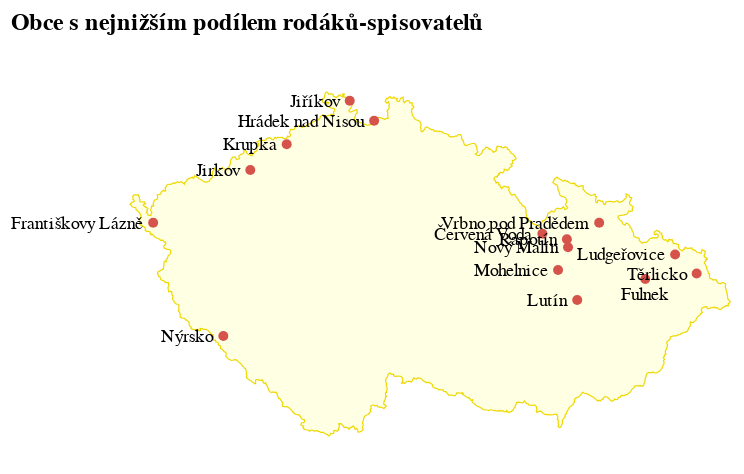

Notebook source saved alongside this figure:
### Code cell
nad3000_chvost = mapka(
    filtr=final.filter(pl.col('obyvatel') > 3000).filter(pl.col("rodna_obec") != "Chodov").drop_nulls().sort(by='knih/obyvatel',descending=False), 
    vpravo=[],
    nadpis=["Obce s nejnižším podílem rodáků-spisovatelů"],
    podnadpis=None,
    bez_porodnic=False,
    kolik=15,
    shift=['Uničov','Fulnek']
)

nad3000_chvost

### Figure 1 — Vega-Lite specification as saved in the notebook (floating-point values rounded to 4 significant figures; data arrays with more than 128 entries replaced by an {"elided": "..."} marker saying what was removed)
{"config": {"title": {"font": "Noticia Text", "fontSize": 12, "anchor": "start", "lineHeight": 19, "fontWeight": "bolder", "subtitleFont": "Noticia Text", "subtitleFontSize": 10, "subtitleLineHeight": 15, "subtitlePadding": 10, "dy": -10}, "axis": {"labelFont": "Asap", "titleFont": "Asap", "fontWeight": "lighter", "titleFontWeight": "lighter", "labelFontSize": 9, "titleFontSize": 9, "labelPadding": 2, "titlePadding": 9, "domainOpacity": 0, "tickColor": "#DCDDD6"}, "legend": {"labelFont": "Asap", "labelFontWeight": "normal", "titleFont": "Asap", "titleFontWeight": "normal", "labelFontSize": 9, "titleFontSize": 9}}, "layer": [{"data": {"values": [{"id": "0", "type": "Feature", "properties": {}, "geometry": {"type": "Polygon", "coordinates": {"elided": "1x1056x2 float values"}}, "bbox": [12.09, 48.55, 18.86, 51.06]}]}, "mark": {"type": "geoshape", "fill": "#FFFFE4", "filled": true, "stroke": "#EED801", "strokeWidth": 0.6}, "title": {"text": ["Obce s nejnižším podílem rodáků-spisovatelů"]}}, {"data": {"name": "data-9c04f5fbdc8ec7618eab0a103074f38c"}, "mark": {"type": "circle", "color": "#D6534B", "opacity": 1, "size": 25}, "encoding": {"latitude": {"field": "latitude", "type": "quantitative"}, "longitude": {"field": "longitude", "type": "quantitative"}}}, {"data": {"name": "data-d751713988987e9331980363e24189ce"}, "mark": {"type": "circle", "color": "#D6534B", "opacity": 0.5, "size": 25}, "encoding": {"latitude": {"field": "latitude", "type": "quantitative"}, "longitude": {"field": "longitude", "type": "quantitative"}}}, {"data": {"name": "data-d751713988987e9331980363e24189ce"}, "mark": {"type": "text", "align": "left", "baseline": "middle", "dx": 5, "dy": 0, "font": "Asap", "fontSize": 9}, "encoding": {"latitude": {"field": "latitude", "type": "quantitative"}, "longitude": {"field": "longitude", "type": "quantitative"}, "text": {"field": "rodna_obec", "type": "nominal"}}}, {"data": {"name": "data-a1c773f06c9936d6186ccd59498bd75d"}, "mark": {"type": "text", "align": "right", "baseline": "middle", "dx": -5, "dy": 0, "font": "Asap", "fontSize": 9}, "encoding": {"latitude": {"field": "latitude", "type": "quantitative"}, "longitude": {"field": "longitude", "type": "quantitative"}, "text": {"field": "rodna_obec", "type": "nominal"}}}, {"data": {"name": "data-5709c46c2d227c7c85d113a75c77f475"}, "mark": {"type": "text", "align": "center", "baseline": "middle", "dx": 0, "dy": 7.5, "font": "Asap", "fontSize": 9}, "encoding": {"latitude": {"field": "latitude", "type": "quantitative"}, "longitude": {"field": "longitude", "type": "quantitative"}, "text": {"field": "rodna_obec", "type": "nominal"}}}], "height": 200, "width": 300, "$schema": "https://vega.github.io/schema/vega-lite/v5.8.0.json", "datasets": {"data-9c04f5fbdc8ec7618eab0a103074f38c": [{"rodna_obec": "Krupka", "knih": 1, "rodna_obec_right": "Krupka", "rodaku": 1, "name": "Krupka", "obyvatel": 12779, "longitude": 13.86, "latitude": 50.68, "rodaku/obyvatel": 7.825e-05, "knih/obyvatel": 7.825e-05, "delka_nazvu": 6}, {"rodna_obec": "Františkovy Lázně", "knih": 1, "rodna_obec_right": "Františkovy Lázně", "rodaku": 1, "name": "Františkovy Lázně", "obyvatel": 5783, "longitude": 12.35, "latitude": 50.12, "rodaku/obyvatel": 0.0001729, "knih/obyvatel": 0.0001729, "delka_nazvu": 17}, {"rodna_obec": "Nový Malín", "knih": 1, "rodna_obec_right": "Nový Malín", "rodaku": 1, "name": "Nový Malín", "obyvatel": 3731, "longitude": 17.03, "latitude": 49.94, "rodaku/obyvatel": 0.000268, "knih/obyvatel": 0.000268, "delka_nazvu": 10}, {"rodna_obec": "Jiříkov", "knih": 1, "rodna_obec_right": "Jiříkov", "rodaku": 1, "name": "Jiříkov", "obyvatel": 3538, "longitude": 14.57, "latitude": 51.0, "rodaku/obyvatel": 0.0002826, "knih/obyvatel": 0.0002826, "delka_nazvu": 7}, {"rodna_obec": "Rapotín", "knih": 1, "rodna_obec_right": "Rapotín", "rodaku": 1, "name": "Rapotín", "obyvatel": 3314, "longitude": 17.02, "latitude": 50.0, "rodaku/obyvatel": 0.0003018, "knih/obyvatel": 0.0003018, "delka_nazvu": 7}, {"rodna_obec": "Lutín", "knih": 1, "rodna_obec_right": "Lutín", "rodaku": 1, "name": "Lutín", "obyvatel": 3234, "longitude": 17.14, "latitude": 49.56, "rodaku/obyvatel": 0.0003092, "knih/obyvatel": 0.0003092, "delka_nazvu": 5}, {"rodna_obec": "Červená Voda", "knih": 1, "rodna_obec_right": "Červená Voda", "rodaku": 1, "name": "Červená Voda", "obyvatel": 3007, "longitude": 16.74, "latitude": 50.04, "rodaku/obyvatel": 0.0003326, "knih/obyvatel": 0.0003326, "delka_nazvu": 12}, {"rodna_obec": "Nýrsko", "knih": 2, "rodna_obec_right": "Nýrsko", "rodaku": 2, "name": "Nýrsko", "obyvatel": 5113, "longitude": 13.14, "latitude": 49.29, "rodaku/obyvatel": 0.0003912, "knih/obyvatel": 0.0003912, "delka_nazvu": 6}, {"rodna_obec": "Ludgeřovice", "knih": 2, "rodna_obec_right": "Ludgeřovice", "rodaku": 1, "name": "Ludgeřovice", "obyvatel": 4980, "longitude": 18.24, "latitude": 49.89, "rodaku/obyvatel": 0.0002008, "knih/obyvatel": 0.0004016, "delka_nazvu": 11}, {"rodna_obec": "Jirkov", "knih": 8, "rodna_obec_right": "Jirkov", "rodaku": 3, "name": "Jirkov", "obyvatel": 19323, "longitude": 13.45, "latitude": 50.5, "rodaku/obyvatel": 0.0001553, "knih/obyvatel": 0.000414, "delka_nazvu": 6}, {"rodna_obec": "Vrbno pod Pradědem", "knih": 2, "rodna_obec_right": "Vrbno pod Pradědem", "rodaku": 2, "name": "Vrbno pod Pradědem", "obyvatel": 4752, "longitude": 17.38, "latitude": 50.12, "rodaku/obyvatel": 0.0004209, "knih/obyvatel": 0.0004209, "delka_nazvu": 18}, {"rodna_obec": "Fulnek", "knih": 3, "rodna_obec_right": "Fulnek", "rodaku": 2, "name": "Fulnek", "obyvatel": 5516, "longitude": 17.9, "latitude": 49.71, "rodaku/obyvatel": 0.0003626, "knih/obyvatel": 0.0005439, "delka_nazvu": 6}, {"rodna_obec": "Těrlicko", "knih": 3, "rodna_obec_right": "Těrlicko", "rodaku": 2, "name": "Těrlicko", "obyvatel": 4841, "longitude": 18.48, "latitude": 49.75, "rodaku/obyvatel": 0.0004131, "knih/obyvatel": 0.0006197, "delka_nazvu": 8}, {"rodna_obec": "Mohelnice", "knih": 6, "rodna_obec_right": "Mohelnice", "rodaku": 4, "name": "Mohelnice", "obyvatel": 9572, "longitude": 16.92, "latitude": 49.78, "rodaku/obyvatel": 0.0004179, "knih/obyvatel": 0.0006268, "delka_nazvu": 9}, {"rodna_obec": "Hrádek nad Nisou", "knih": 5, "rodna_obec_right": "Hrádek nad Nisou", "rodaku": 2, "name": "Hrádek nad Nisou", "obyvatel": 7932, "longitude": 14.84, "latitude": 50.85, "rodaku/obyvatel": 0.0002521, "knih/obyvatel": 0.0006304, "delka_nazvu": 16}], "data-d751713988987e9331980363e24189ce": [], "data-a1c773f06c9936d6186ccd59498bd75d": [{"rodna_obec": "Krupka", "knih": 1, "rodna_obec_right": "Krupka", "rodaku": 1, "name": "Krupka", "obyvatel": 12779, "longitude": 13.86, "latitude": 50.68, "rodaku/obyvatel": 7.825e-05, "knih/obyvatel": 7.825e-05, "delka_nazvu": 6}, {"rodna_obec": "Františkovy Lázně", "knih": 1, "rodna_obec_right": "Františkovy Lázně", "rodaku": 1, "name": "Františkovy Lázně", "obyvatel": 5783, "longitude": 12.35, "latitude": 50.12, "rodaku/obyvatel": 0.0001729, "knih/obyvatel": 0.0001729, "delka_nazvu": 17}, {"rodna_obec": "Nový Malín", "knih": 1, "rodna_obec_right": "Nový Malín", "rodaku": 1, "name": "Nový Malín", "obyvatel": 3731, "longitude": 17.03, "latitude": 49.94, "rodaku/obyvatel": 0.000268, "knih/obyvatel": 0.000268, "delka_nazvu": 10}, {"rodna_obec": "Jiříkov", "knih": 1, "rodna_obec_right": "Jiříkov", "rodaku": 1, "name": "Jiříkov", "obyvatel": 3538, "longitude": 14.57, "latitude": 51.0, "rodaku/obyvatel": 0.0002826, "knih/obyvatel": 0.0002826, "delka_nazvu": 7}, {"rodna_obec": "Rapotín", "knih": 1, "rodna_obec_right": "Rapotín", "rodaku": 1, "name": "Rapotín", "obyvatel": 3314, "longitude": 17.02, "latitude": 50.0, "rodaku/obyvatel": 0.0003018, "knih/obyvatel": 0.0003018, "delka_nazvu": 7}, {"rodna_obec": "Lutín", "knih": 1, "rodna_obec_right": "Lutín", "rodaku": 1, "name": "Lutín", "obyvatel": 3234, "longitude": 17.14, "latitude": 49.56, "rodaku/obyvatel": 0.0003092, "knih/obyvatel": 0.0003092, "delka_nazvu": 5}, {"rodna_obec": "Červená Voda", "knih": 1, "rodna_obec_right": "Červená Voda", "rodaku": 1, "name": "Červená Voda", "obyvatel": 3007, "longitude": 16.74, "latitude": 50.04, "rodaku/obyvatel": 0.0003326, "knih/obyvatel": 0.0003326, "delka_nazvu": 12}, {"rodna_obec": "Nýrsko", "knih": 2, "rodna_obec_right": "Nýrsko", "rodaku": 2, "name": "Nýrsko", "obyvatel": 5113, "longitude": 13.14, "latitude": 49.29, "rodaku/obyvatel": 0.0003912, "knih/obyvatel": 0.0003912, "delka_nazvu": 6}, {"rodna_obec": "Ludgeřovice", "knih": 2, "rodna_obec_right": "Ludgeřovice", "rodaku": 1, "name": "Ludgeřovice", "obyvatel": 4980, "longitude": 18.24, "latitude": 49.89, "rodaku/obyvatel": 0.0002008, "knih/obyvatel": 0.0004016, "delka_nazvu": 11}, {"rodna_obec": "Jirkov", "knih": 8, "rodna_obec_right": "Jirkov", "rodaku": 3, "name": "Jirkov", "obyvatel": 19323, "longitude": 13.45, "latitude": 50.5, "rodaku/obyvatel": 0.0001553, "knih/obyvatel": 0.000414, "delka_nazvu": 6}, {"rodna_obec": "Vrbno pod Pradědem", "knih": 2, "rodna_obec_right": "Vrbno pod Pradědem", "rodaku": 2, "name": "Vrbno pod Pradědem", "obyvatel": 4752, "longitude": 17.38, "latitude": 50.12, "rodaku/obyvatel": 0.0004209, "knih/obyvatel": 0.0004209, "delka_nazvu": 18}, {"rodna_obec": "Těrlicko", "knih": 3, "rodna_obec_right": "Těrlicko", "rodaku": 2, "name": "Těrlicko", "obyvatel": 4841, "longitude": 18.48, "latitude": 49.75, "rodaku/obyvatel": 0.0004131, "knih/obyvatel": 0.0006197, "delka_nazvu": 8}, {"rodna_obec": "Mohelnice", "knih": 6, "rodna_obec_right": "Mohelnice", "rodaku": 4, "name": "Mohelnice", "obyvatel": 9572, "longitude": 16.92, "latitude": 49.78, "rodaku/obyvatel": 0.0004179, "knih/obyvatel": 0.0006268, "delka_nazvu": 9}, {"rodna_obec": "Hrádek nad Nisou", "knih": 5, "rodna_obec_right": "Hrádek nad Nisou", "rodaku": 2, "name": "Hrádek nad Nisou", "obyvatel": 7932, "longitude": 14.84, "latitude": 50.85, "rodaku/obyvatel": 0.0002521, "knih/obyvatel": 0.0006304, "delka_nazvu": 16}], "data-5709c46c2d227c7c85d113a75c77f475": [{"rodna_obec": "Fulnek", "knih": 3, "rodna_obec_right": "Fulnek", "rodaku": 2, "name": "Fulnek", "obyvatel": 5516, "longitude": 17.9, "latitude": 49.71, "rodaku/obyvatel": 0.0003626, "knih/obyvatel": 0.0005439, "delka_nazvu": 6}]}}
